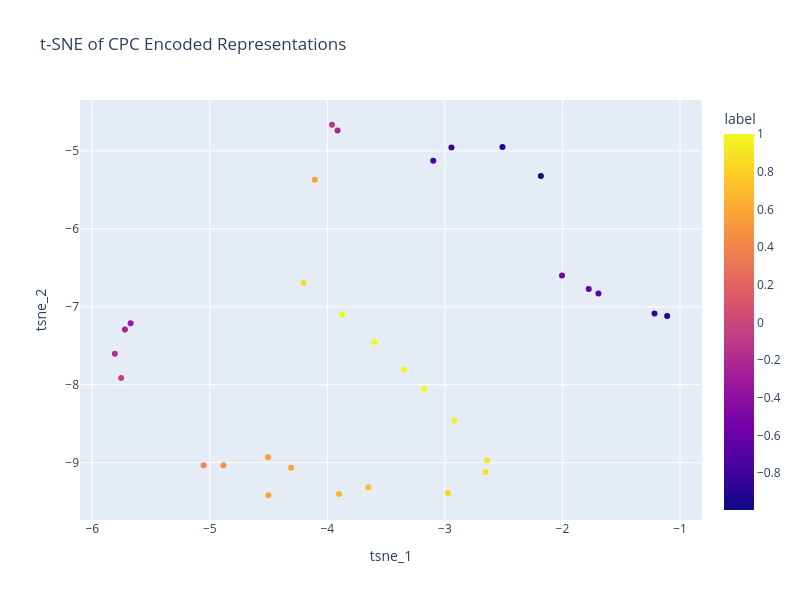

The code cell stored with this chart in its notebook:
### Code cell
px.scatter(
    df_encoded_tsne,
    x="tsne_1",
    y="tsne_2",
    color="label",
    title="t-SNE of CPC Encoded Representations",
    width=800,
    height=600,
    color_continuous_scale="Viridis",
)

### Figure 1 — Plotly figure (JSON) as saved in the notebook; plotly's stock layout.template omitted (floating-point values rounded to 4 significant figures)
{"data": [{"hovertemplate": "tsne_1=%{x}<br>tsne_2=%{y}<br>label=%{marker.color}<extra></extra>", "legendgroup": "", "marker": {"color": [0.5978, -0.7683, -0.8376, 0.9018, 0.4709, 0.9806, -0.9955, 0.5792, 0.9564, -0.9122, -0.2143, -0.1148, -0.5499, -0.9413, 0.7223, 0.9915, -0.3199, 0.6871, 0.8867, -0.2726, 0.5705, 0.9999, 0.9883, -0.6807, -0.85, -0.1586, -0.04247, 0.5573, 0.8681, 0.8268, 0.3959, -0.6435], "coloraxis": "coloraxis", "symbol": "circle"}, "mode": "markers", "name": "", "orientation": "v", "showlegend": false, "type": "scatter", "x": [-4.308, -3.099, -2.944, -2.641, -4.884, -3.176, -2.184, -4.107, -2.918, -1.109, -3.913, -3.96, -2.004, -2.51, -3.652, -3.351, -5.673, -3.901, -2.653, -5.722, -4.501, -3.598, -3.874, -1.694, -1.217, -5.808, -5.754, -4.504, -4.204, -2.974, -5.053, -1.777], "xaxis": "x", "y": [-9.064, -5.126, -4.955, -8.972, -9.032, -8.051, -5.323, -5.371, -8.461, -7.118, -4.739, -4.664, -6.599, -4.95, -9.317, -7.806, -7.21, -9.403, -9.124, -7.292, -9.418, -7.453, -7.104, -6.83, -7.086, -7.603, -7.913, -8.929, -6.694, -9.39, -9.033, -6.773], "yaxis": "y"}], "layout": {"coloraxis": {"colorbar": {"title": {"text": "label"}}, "colorscale": [[0, "#0d0887"], [0.1111, "#46039f"], [0.2222, "#7201a8"], [0.3333, "#9c179e"], [0.4444, "#bd3786"], [0.5556, "#d8576b"], [0.6667, "#ed7953"], [0.7778, "#fb9f3a"], [0.8889, "#fdca26"], [1, "#f0f921"]]}, "height": 600, "legend": {"tracegroupgap": 0}, "title": {"text": "t-SNE of CPC Encoded Representations"}, "width": 800, "xaxis": {"anchor": "y", "domain": [0, 1], "title": {"text": "tsne_1"}}, "yaxis": {"anchor": "x", "domain": [0, 1], "title": {"text": "tsne_2"}}}}
